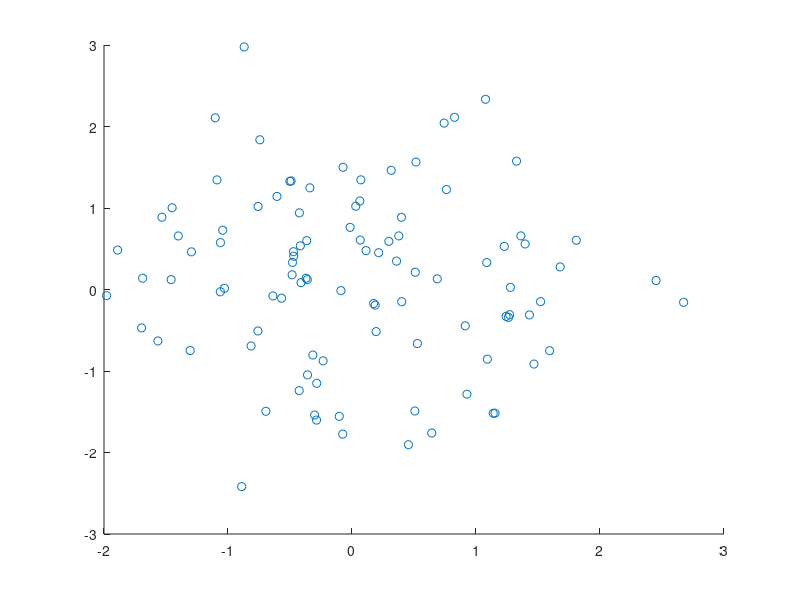
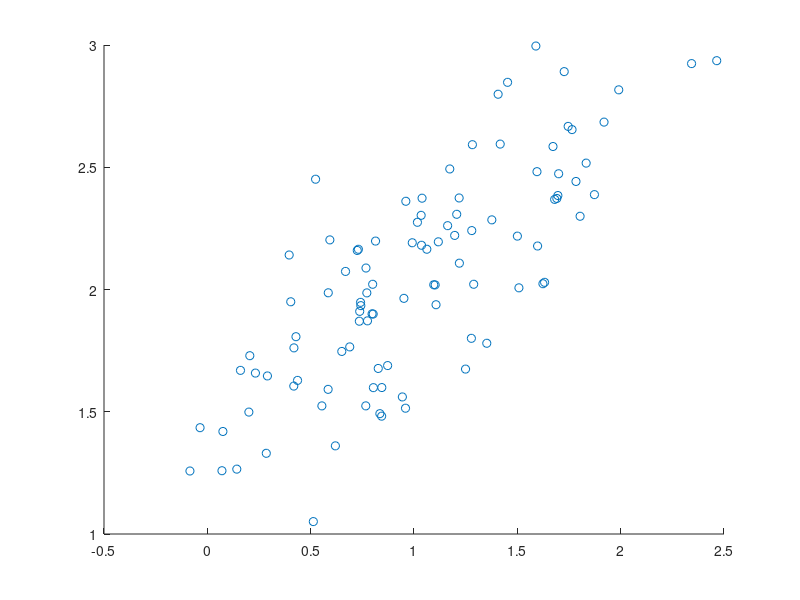

Reproduce these figures in MATLAB, in order.
mu = [1;2];
cov = [0.3, 0.2 ; 0.2, 0.2];

L = chol(cov,'lower');
z = randn(2,100);

y = bsxfun(@plus,mu,L * z)

figure(1)
scatter(z(1,:),z(2,:))
figure(2)
scatter(y(1,:),y(2,:))
